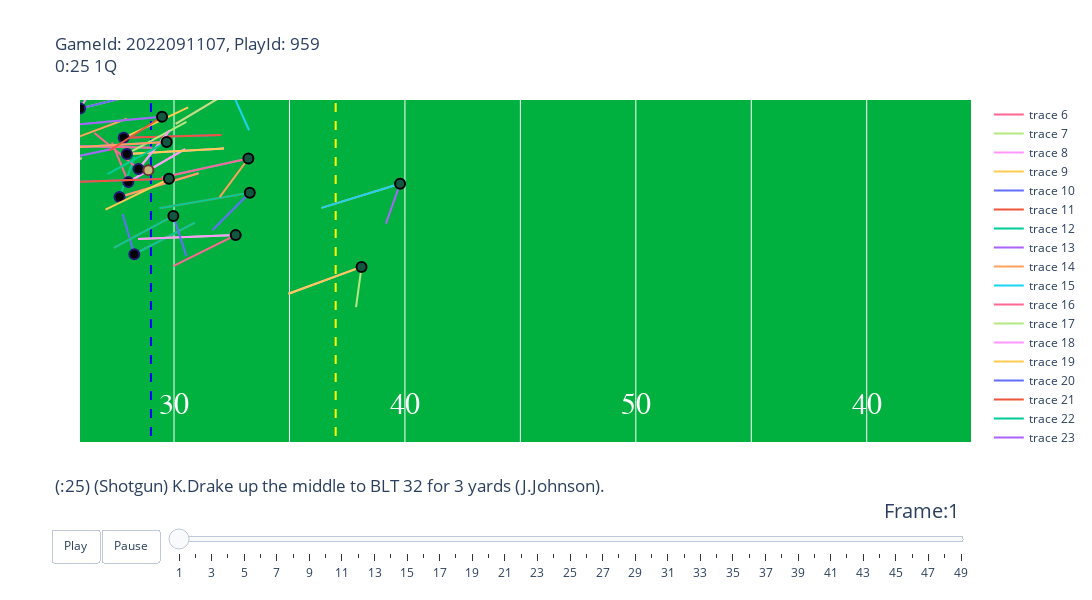

Notebook code cell kept with this figure:
### Code cell
from plotly.offline import plot
animate_play(games, tracking, plays, players, 2022091107, 959)

### Figure 1 — Plotly figure (JSON) as saved in the notebook; plotly's stock layout.template omitted (floating-point values rounded to 4 significant figures)
{"data": [{"hoverinfo": "none", "mode": "text", "showlegend": false, "text": ["10", "20", "30", "40", "50", "40", "30", "20", "10"], "textfont": {"color": "#ffffff", "family": "Courier New, monospace", "size": 30}, "type": "scatter", "x": [20, 30, 40, 50, 60, 70, 80, 90, 100], "y": [5, 5, 5, 5, 5, 5, 5, 5, 5]}, {"hoverinfo": "none", "mode": "text", "showlegend": false, "text": ["10", "20", "30", "40", "50", "40", "30", "20", "10"], "textfont": {"color": "#ffffff", "family": "Courier New, monospace", "size": 30}, "type": "scatter", "x": [20, 30, 40, 50, 60, 70, 80, 90, 100], "y": [48.5, 48.5, 48.5, 48.5, 48.5, 48.5, 48.5, 48.5, 48.5]}, {"hoverinfo": "none", "line": {"color": "blue", "dash": "dash"}, "showlegend": false, "type": "scatter", "x": [39, 39], "y": [0, 53.5]}, {"hoverinfo": "none", "line": {"color": "yellow", "dash": "dash"}, "showlegend": false, "type": "scatter", "x": [47, 47], "y": [0, 53.5]}, {"fill": "toself", "fillcolor": "#125740", "hoverinfo": "skip", "line": {"color": "white", "width": 3}, "mode": "lines", "opacity": 1, "showlegend": false, "type": "scatter", "x": [0, 0, 10, 10, 0], "y": [0, 53.5, 53.5, 0, 0]}, {"fill": "toself", "fillcolor": "#000000", "hoverinfo": "skip", "line": {"color": "white", "width": 3}, "mode": "lines", "opacity": 1, "showlegend": false, "type": "scatter", "x": [110, 110, 120, 120, 110], "y": [0, 53.5, 53.5, 0, 0]}, {"mode": "lines", "type": "scatter", "x": [38.02, 37.31], "y": [28.57, 32.75]}, {"mode": "lines", "type": "scatter", "x": [38.02, 40.47], "y": [28.57, 32.03]}, {"line": {"shape": "spline"}, "mode": "lines", "type": "scatter", "x": [38.02, 40.47], "y": [28.57, 32.03]}, {"mode": "lines", "type": "scatter", "x": [37.82, 40.61], "y": [33.23, 36.42]}, {"mode": "lines", "type": "scatter", "x": [37.82, 42.05], "y": [33.23, 33.51]}, {"line": {"shape": "spline"}, "mode": "lines", "type": "scatter", "x": [37.82, 42.05], "y": [33.23, 33.51]}, {"mode": "lines", "type": "scatter", "x": [37.64, 38.29], "y": [27, 31.19]}, {"mode": "lines", "type": "scatter", "x": [37.64, 41.07], "y": [27, 29.5]}, {"line": {"shape": "spline"}, "mode": "lines", "type": "scatter", "x": [37.64, 41.07], "y": [27, 29.5]}, {"mode": "lines", "type": "scatter", "x": [33.42, 32.87], "y": [27.74, 31.95]}, {"mode": "lines", "type": "scatter", "x": [33.42, 36.0], "y": [27.74, 31.11]}, {"line": {"shape": "spline"}, "mode": "lines", "type": "scatter", "x": [33.42, 36.0], "y": [27.74, 31.11]}, {"mode": "lines", "type": "scatter", "x": [35.93, 36.97], "y": [36.31, 40.42]}, {"mode": "lines", "type": "scatter", "x": [35.93, 39.57], "y": [36.31, 38.48]}, {"line": {"shape": "spline"}, "mode": "lines", "type": "scatter", "x": [35.93, 39.57], "y": [36.31, 38.48]}, {"mode": "lines", "type": "scatter", "x": [33.54, 34.84], "y": [30.11, 34.15]}, {"mode": "lines", "type": "scatter", "x": [33.54, 37.31], "y": [30.11, 32.05]}, {"line": {"shape": "spline"}, "mode": "lines", "type": "scatter", "x": [33.54, 37.31], "y": [30.11, 32.05]}, {"mode": "lines", "type": "scatter", "x": [34.82, 37.96], "y": [32.38, 35.24]}, {"mode": "lines", "type": "scatter", "x": [34.82, 39.06], "y": [32.38, 32.18]}, {"line": {"shape": "spline"}, "mode": "lines", "type": "scatter", "x": [34.82, 39.06], "y": [32.38, 32.18]}, {"mode": "lines", "type": "scatter", "x": [37.96, 40.54], "y": [31.53, 34.9]}, {"mode": "lines", "type": "scatter", "x": [37.96, 42.17], "y": [31.53, 32.09]}, {"line": {"shape": "spline"}, "mode": "lines", "type": "scatter", "x": [37.96, 42.17], "y": [31.53, 32.09]}, {"mode": "lines", "type": "scatter", "x": [38.28, 37.78], "y": [20.99, 25.2]}, {"mode": "lines", "type": "scatter", "x": [38.28, 40.9], "y": [20.99, 24.32]}, {"line": {"shape": "spline"}, "mode": "lines", "type": "scatter", "x": [38.28, 40.9], "y": [20.99, 24.32]}, {"mode": "lines", "type": "scatter", "x": [38.02, 40.83], "y": [42.26, 45.44]}, {"mode": "lines", "type": "scatter", "x": [38.02, 42.25], "y": [42.26, 42.52]}, {"line": {"shape": "spline"}, "mode": "lines", "type": "scatter", "x": [38.02, 42.25], "y": [42.26, 42.52]}, {"mode": "lines", "type": "scatter", "x": [38.46, 36.55], "y": [29.94, 33.73]}, {"mode": "lines", "type": "scatter", "x": [38.46, 39.79], "y": [29.94, 33.97]}, {"line": {"shape": "spline"}, "mode": "lines", "type": "scatter", "x": [38.46, 39.79], "y": [29.94, 33.97]}, {"hoverinfo": "text", "hovertext": ["nflId:38557.0<br>displayName:Kevin Zeitler<br>Player Speed:0.0 yd/s", "nflId:41245.0<br>displayName:Ja'Wuan James<br>Player Speed:0.0 yd/s", "nflId:41295.0<br>displayName:Morgan Moses<br>Player Speed:0.0 yd/s", "nflId:43362.0<br>displayName:Kenyan Drake<br>Player Speed:0.0 yd/s", "nflId:45268.0<br>displayName:Patrick Ricard<br>Player Speed:1.35 yd/s", "nflId:46101.0<br>displayName:Lamar Jackson<br>Player Speed:0.03 yd/s", "nflId:46155.0<br>displayName:Mark Andrews<br>Player Speed:0.01 yd/s", "nflId:47906.0<br>displayName:Ben Powers<br>Player Speed:0.0 yd/s", "nflId:52500.0<br>displayName:Devin Duvernay<br>Player Speed:0.0 yd/s", "nflId:53456.0<br>displayName:Rashod Bateman<br>Player Speed:0.0 yd/s", "nflId:54490.0<br>displayName:Tyler Linderbaum<br>Player Speed:0.0 yd/s"], "marker": {"color": "#000000", "line": {"color": "#241773", "width": 2}, "size": 10}, "mode": "markers", "name": "BAL", "type": "scatter", "x": [38.02, 37.82, 37.64, 33.42, 35.93, 33.54, 34.82, 37.96, 38.28, 38.02, 38.46], "y": [28.57, 33.23, 27, 27.74, 36.31, 30.11, 32.38, 31.53, 20.99, 42.26, 29.94]}, {"mode": "lines", "type": "scatter", "x": [43.28, 41.67], "y": [27.46, 23.53]}, {"mode": "lines", "type": "scatter", "x": [43.28, 39.37], "y": [27.46, 25.82]}, {"line": {"shape": "spline"}, "mode": "lines", "type": "scatter", "x": [43.28, 39.37], "y": [27.46, 25.82]}, {"mode": "lines", "type": "scatter", "x": [49.79, 49.18], "y": [28.4, 24.2]}, {"mode": "lines", "type": "scatter", "x": [49.79, 46.39], "y": [28.4, 25.87]}, {"line": {"shape": "spline"}, "mode": "lines", "type": "scatter", "x": [49.79, 46.39], "y": [28.4, 25.87]}, {"mode": "lines", "type": "scatter", "x": [42.67, 39.97], "y": [23, 19.73]}, {"mode": "lines", "type": "scatter", "x": [42.67, 38.45], "y": [23, 22.6]}, {"line": {"shape": "spline"}, "mode": "lines", "type": "scatter", "x": [42.67, 38.45], "y": [23, 22.6]}, {"mode": "lines", "type": "scatter", "x": [39.78, 37.03], "y": [28.92, 25.69]}, {"mode": "lines", "type": "scatter", "x": [39.78, 35.55], "y": [28.92, 28.58]}, {"line": {"shape": "spline"}, "mode": "lines", "type": "scatter", "x": [39.78, 35.55], "y": [28.92, 28.58]}, {"mode": "lines", "type": "scatter", "x": [39.68, 37.12], "y": [32.79, 29.41]}, {"mode": "lines", "type": "scatter", "x": [39.68, 35.48], "y": [32.79, 32.21]}, {"line": {"shape": "spline"}, "mode": "lines", "type": "scatter", "x": [39.68, 35.48], "y": [32.79, 32.21]}, {"mode": "lines", "type": "scatter", "x": [42.48, 43.25], "y": [38.19, 34.02]}, {"mode": "lines", "type": "scatter", "x": [42.48, 40.07], "y": [38.19, 34.7]}, {"line": {"shape": "spline"}, "mode": "lines", "type": "scatter", "x": [42.48, 40.07], "y": [38.19, 34.7]}, {"mode": "lines", "type": "scatter", "x": [40.88, 44.59], "y": [42.14, 40.09]}, {"mode": "lines", "type": "scatter", "x": [40.88, 42.06], "y": [42.14, 38.06]}, {"line": {"shape": "spline"}, "mode": "lines", "type": "scatter", "x": [40.88, 42.06], "y": [42.14, 38.06]}, {"mode": "lines", "type": "scatter", "x": [39.48, 37.19], "y": [35.44, 31.87]}, {"mode": "lines", "type": "scatter", "x": [39.48, 35.34], "y": [35.44, 34.53]}, {"line": {"shape": "spline"}, "mode": "lines", "type": "scatter", "x": [39.48, 35.34], "y": [35.44, 34.53]}, {"mode": "lines", "type": "scatter", "x": [43.22, 41.98], "y": [31.05, 26.99]}, {"mode": "lines", "type": "scatter", "x": [43.22, 39.47], "y": [31.05, 29.06]}, {"line": {"shape": "spline"}, "mode": "lines", "type": "scatter", "x": [43.22, 39.47], "y": [31.05, 29.06]}, {"mode": "lines", "type": "scatter", "x": [48.12, 47.88], "y": [19.66, 15.42]}, {"mode": "lines", "type": "scatter", "x": [48.12, 44.96], "y": [19.66, 16.83]}, {"line": {"shape": "spline"}, "mode": "lines", "type": "scatter", "x": [48.12, 44.96], "y": [19.66, 16.83]}, {"mode": "lines", "type": "scatter", "x": [39.97, 40.53], "y": [25.02, 20.81]}, {"mode": "lines", "type": "scatter", "x": [39.97, 37.39], "y": [25.02, 21.65]}, {"line": {"shape": "spline"}, "mode": "lines", "type": "scatter", "x": [39.97, 37.39], "y": [25.02, 21.65]}, {"hoverinfo": "text", "hovertext": ["nflId:41243.0<br>displayName:C.J. Mosley<br>Player Speed:0.03 yd/s", "nflId:41270.0<br>displayName:Lamarcus Joyner<br>Player Speed:1.09 yd/s", "nflId:42467.0<br>displayName:Kwon Alexander<br>Player Speed:0.15 yd/s", "nflId:44815.0<br>displayName:Solomon Thomas<br>Player Speed:0.0 yd/s", "nflId:46141.0<br>displayName:Nathan Shepherd<br>Player Speed:0.0 yd/s", "nflId:46186.0<br>displayName:Jordan Whitehead<br>Player Speed:0.47 yd/s", "nflId:46211.0<br>displayName:D.J. Reed<br>Player Speed:0.19 yd/s", "nflId:46255.0<br>displayName:Jacob Martin<br>Player Speed:0.04 yd/s", "nflId:47881.0<br>displayName:Quincy Williams<br>Player Speed:0.01 yd/s", "nflId:54469.0<br>displayName:Ahmad Gardner<br>Player Speed:0.02 yd/s", "nflId:54491.0<br>displayName:Jermaine Johnson<br>Player Speed:0.1 yd/s"], "marker": {"color": "#125740", "line": {"color": "#000000", "width": 2}, "size": 10}, "mode": "markers", "name": "NYJ", "type": "scatter", "x": [43.28, 49.79, 42.67, 39.78, 39.68, 42.48, 40.88, 39.48, 43.22, 48.12, 39.97], "y": [27.46, 28.4, 23, 28.92, 32.79, 38.19, 42.14, 35.44, 31.05, 19.66, 25.02]}, {"hoverinfo": "none", "marker": {"color": "#CBB67C", "line": {"color": "#663831", "width": 2}, "size": 10}, "mode": "markers", "name": "football", "type": "scatter", "x": [38.89], "y": [29.83]}], "layout": {"annotations": [{"align": "center", "bgcolor": "#ff7f0e", "bordercolor": "black", "borderpad": 4, "borderwidth": 2, "font": {"color": "black", "family": "Courier New, monospace", "size": 16}, "opacity": 1, "showarrow": false, "text": "2", "x": 47, "y": 0}, {"align": "center", "bgcolor": "#ff7f0e", "bordercolor": "black", "borderpad": 4, "borderwidth": 2, "font": {"color": "black", "family": "Courier New, monospace", "size": 16}, "opacity": 1, "showarrow": false, "text": "2", "x": 47, "y": 53}, {"font": {"color": "White", "family": "Courier New, monospace", "size": 32}, "showarrow": false, "text": "NYJ", "textangle": -90, "x": 5, "y": 26.75}, {"font": {"color": "White", "family": "Courier New, monospace", "size": 32}, "showarrow": false, "text": "BAL", "textangle": 90, "x": 115, "y": 26.75}], "autosize": false, "height": 600, "plot_bgcolor": "#00B140", "sliders": [{"active": 0, "currentvalue": {"font": {"size": 20}, "prefix": "Frame:", "visible": true, "xanchor": "right"}, "len": 0.9, "pad": {"b": 10, "t": 50}, "steps": [{"args": [[1], {"frame": {"duration": 100, "redraw": false}, "mode": "immediate", "transition": {"duration": 0}}], "label": "1", "method": "animate"}, {"args": [[2], {"frame": {"duration": 100, "redraw": false}, "mode": "immediate", "transition": {"duration": 0}}], "label": "2", "method": "animate"}, {"args": [[3], {"frame": {"duration": 100, "redraw": false}, "mode": "immediate", "transition": {"duration": 0}}], "label": "3", "method": "animate"}, {"args": [[4], {"frame": {"duration": 100, "redraw": false}, "mode": "immediate", "transition": {"duration": 0}}], "label": "4", "method": "animate"}, {"args": [[5], {"frame": {"duration": 100, "redraw": false}, "mode": "immediate", "transition": {"duration": 0}}], "label": "5", "method": "animate"}, {"args": [[6], {"frame": {"duration": 100, "redraw": false}, "mode": "immediate", "transition": {"duration": 0}}], "label": "6", "method": "animate"}, {"args": [[7], {"frame": {"duration": 100, "redraw": false}, "mode": "immediate", "transition": {"duration": 0}}], "label": "7", "method": "animate"}, {"args": [[8], {"frame": {"duration": 100, "redraw": false}, "mode": "immediate", "transition": {"duration": 0}}], "label": "8", "method": "animate"}, {"args": [[9], {"frame": {"duration": 100, "redraw": false}, "mode": "immediate", "transition": {"duration": 0}}], "label": "9", "method": "animate"}, {"args": [[10], {"frame": {"duration": 100, "redraw": false}, "mode": "immediate", "transition": {"duration": 0}}], "label": "10", "method": "animate"}, {"args": [[11], {"frame": {"duration": 100, "redraw": false}, "mode": "immediate", "transition": {"duration": 0}}], "label": "11", "method": "animate"}, {"args": [[12], {"frame": {"duration": 100, "redraw": false}, "mode": "immediate", "transition": {"duration": 0}}], "label": "12", "method": "animate"}, {"args": [[13], {"frame": {"duration": 100, "redraw": false}, "mode": "immediate", "transition": {"duration": 0}}], "label": "13", "method": "animate"}, {"args": [[14], {"frame": {"duration": 100, "redraw": false}, "mode": "immediate", "transition": {"duration": 0}}], "label": "14", "method": "animate"}, {"args": [[15], {"frame": {"duration": 100, "redraw": false}, "mode": "immediate", "transition": {"duration": 0}}], "label": "15", "method": "animate"}, {"args": [[16], {"frame": {"duration": 100, "redraw": false}, "mode": "immediate", "transition": {"duration": 0}}], "label": "16", "method": "animate"}, {"args": [[17], {"frame": {"duration": 100, "redraw": false}, "mode": "immediate", "transition": {"duration": 0}}], "label": "17", "method": "animate"}, {"args": [[18], {"frame": {"duration": 100, "redraw": false}, "mode": "immediate", "transition": {"duration": 0}}], "label": "18", "method": "animate"}, {"args": [[19], {"frame": {"duration": 100, "redraw": false}, "mode": "immediate", "transition": {"duration": 0}}], "label": "19", "method": "animate"}, {"args": [[20], {"frame": {"duration": 100, "redraw": false}, "mode": "immediate", "transition": {"duration": 0}}], "label": "20", "method": "animate"}, {"args": [[21], {"frame": {"duration": 100, "redraw": false}, "mode": "immediate", "transition": {"duration": 0}}], "label": "21", "method": "animate"}, {"args": [[22], {"frame": {"duration": 100, "redraw": false}, "mode": "immediate", "transition": {"duration": 0}}], "label": "22", "method": "animate"}, {"args": [[23], {"frame": {"duration": 100, "redraw": false}, "mode": "immediate", "transition": {"duration": 0}}], "label": "23", "method": "animate"}, {"args": [[24], {"frame": {"duration": 100, "redraw": false}, "mode": "immediate", "transition": {"duration": 0}}], "label": "24", "method": "animate"}, {"args": [[25], {"frame": {"duration": 100, "redraw": false}, "mode": "immediate", "transition": {"duration": 0}}], "label": "25", "method": "animate"}, {"args": [[26], {"frame": {"duration": 100, "redraw": false}, "mode": "immediate", "transition": {"duration": 0}}], "label": "26", "method": "animate"}, {"args": [[27], {"frame": {"duration": 100, "redraw": false}, "mode": "immediate", "transition": {"duration": 0}}], "label": "27", "method": "animate"}, {"args": [[28], {"frame": {"duration": 100, "redraw": false}, "mode": "immediate", "transition": {"duration": 0}}], "label": "28", "method": "animate"}, {"args": [[29], {"frame": {"duration": 100, "redraw": false}, "mode": "immediate", "transition": {"duration": 0}}], "label": "29", "method": "animate"}, {"args": [[30], {"frame": {"duration": 100, "redraw": false}, "mode": "immediate", "transition": {"duration": 0}}], "label": "30", "method": "animate"}, {"args": [[31], {"frame": {"duration": 100, "redraw": false}, "mode": "immediate", "transition": {"duration": 0}}], "label": "31", "method": "animate"}, {"args": [[32], {"frame": {"duration": 100, "redraw": false}, "mode": "immediate", "transition": {"duration": 0}}], "label": "32", "method": "animate"}, {"args": [[33], {"frame": {"duration": 100, "redraw": false}, "mode": "immediate", "transition": {"duration": 0}}], "label": "33", "method": "animate"}, {"args": [[34], {"frame": {"duration": 100, "redraw": false}, "mode": "immediate", "transition": {"duration": 0}}], "label": "34", "method": "animate"}, {"args": [[35], {"frame": {"duration": 100, "redraw": false}, "mode": "immediate", "transition": {"duration": 0}}], "label": "35", "method": "animate"}, {"args": [[36], {"frame": {"duration": 100, "redraw": false}, "mode": "immediate", "transition": {"duration": 0}}], "label": "36", "method": "animate"}, {"args": [[37], {"frame": {"duration": 100, "redraw": false}, "mode": "immediate", "transition": {"duration": 0}}], "label": "37", "method": "animate"}, {"args": [[38], {"frame": {"duration": 100, "redraw": false}, "mode": "immediate", "transition": {"duration": 0}}], "label": "38", "method": "animate"}, {"args": [[39], {"frame": {"duration": 100, "redraw": false}, "mode": "immediate", "transition": {"duration": 0}}], "label": "39", "method": "animate"}, {"args": [[40], {"frame": {"duration": 100, "redraw": false}, "mode": "immediate", "transition": {"duration": 0}}], "label": "40", "method": "animate"}, {"args": [[41], {"frame": {"duration": 100, "redraw": false}, "mode": "immediate", "transition": {"duration": 0}}], "label": "41", "method": "animate"}, {"args": [[42], {"frame": {"duration": 100, "redraw": false}, "mode": "immediate", "transition": {"duration": 0}}], "label": "42", "method": "animate"}, {"args": [[43], {"frame": {"duration": 100, "redraw": false}, "mode": "immediate", "transition": {"duration": 0}}], "label": "43", "method": "animate"}, {"args": [[44], {"frame": {"duration": 100, "redraw": false}, "mode": "immediate", "transition": {"duration": 0}}], "label": "44", "method": "animate"}, {"args": [[45], {"frame": {"duration": 100, "redraw": false}, "mode": "immediate", "transition": {"duration": 0}}], "label": "45", "method": "animate"}, {"args": [[46], {"frame": {"duration": 100, "redraw": false}, "mode": "immediate", "transition": {"duration": 0}}], "label": "46", "method": "animate"}, {"args": [[47], {"frame": {"duration": 100, "redraw": false}, "mode": "immediate", "transition": {"duration": 0}}], "label": "47", "method": "animate"}, {"args": [[48], {"frame": {"duration": 100, "redraw": false}, "mode": "immediate", "transition": {"duration": 0}}], "label": "48", "method": "animate"}, {"args": [[49], {"frame": {"duration": 100, "redraw": false}, "mode": "immediate", "transition": {"duration": 0}}], "label": "49", "method": "animate"}], "transition": {"duration": 300, "easing": "cubic-in-out"}, "x": 0.1, "xanchor": "left", "y": 0, "yanchor": "top"}], "title": {"text": "GameId: 2022091107, PlayId: 959<br>0:25 1Q<br><br><br><br><br><br><br><br><br><br><br><br><br><br><br><br><br><br><br>(:25) (Shotgun) K.Drake up the middle to BLT 32 for 3 yards (J.Johnson)."}, "updatemenus": [{"buttons": [{"args": [null, {"frame": {"duration": 100, "redraw": false}, "fromcurrent": true, "transition": {"duration": 0}}], "label": "Play", "method": "animate"}, {"args": [[null], {"frame": {"duration": 0, "redraw": false}, "mode": "immediate", "transition": {"duration": 0}}], "label": "Pause", "method": "animate"}], "direction": "left", "pad": {"r": 10, "t": 87}, "showactive": false, "type": "buttons", "x": 0.1, "xanchor": "right", "y": 0, "yanchor": "top"}], "width": 1200, "xaxis": {"autorange": false, "range": [35.93, 74.52], "showticklabels": false, "tickmode": "array", "tickvals": [10, 15, 20, 25, 30, 35, 40, 45, 50, 55, 60, 65, 70, 75, 80, 85, 90, 95, 100, 105, 110], "type": "linear"}, "yaxis": {"autorange": false, "range": [1.258, 37.2], "showgrid": false, "showticklabels": false, "type": "linear"}}}
